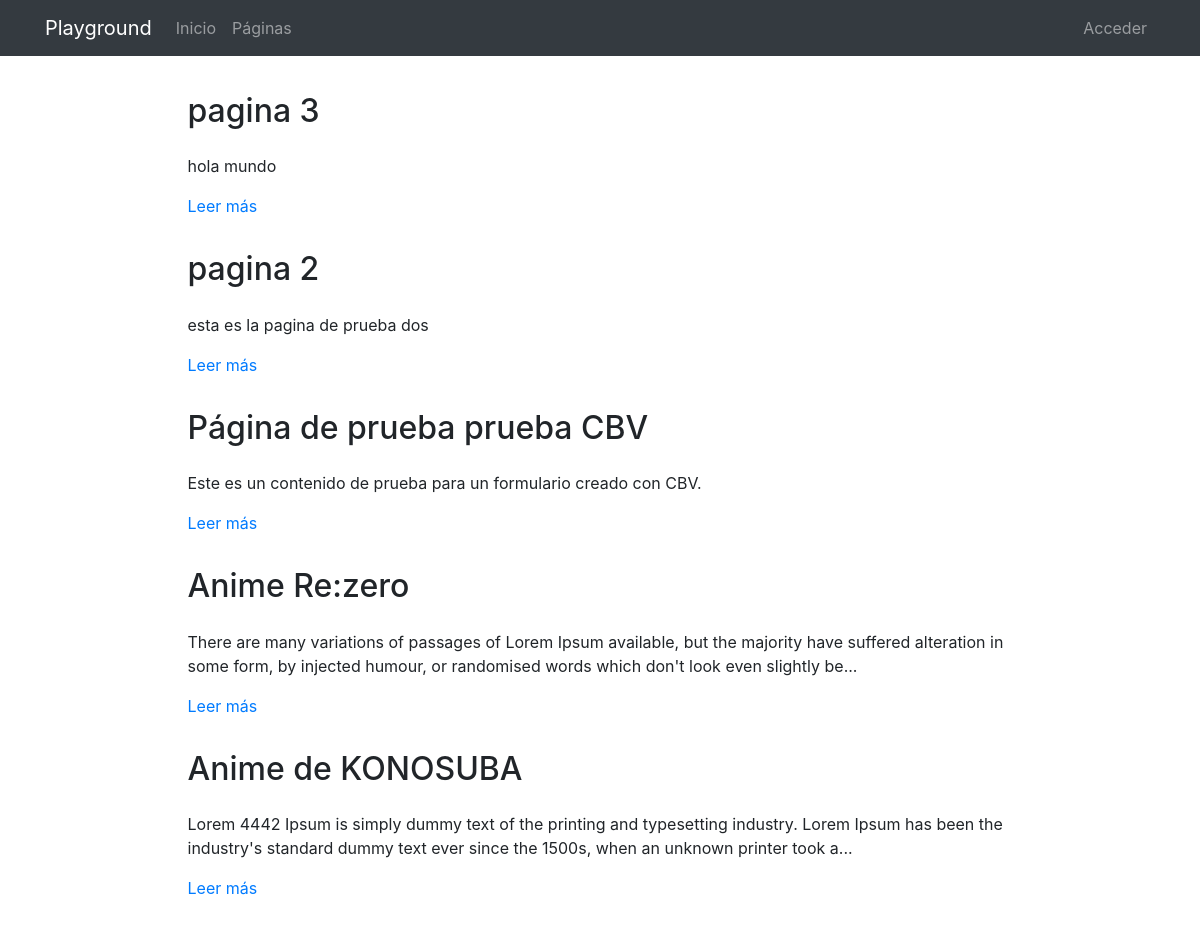
The app's page /pages/, older data.
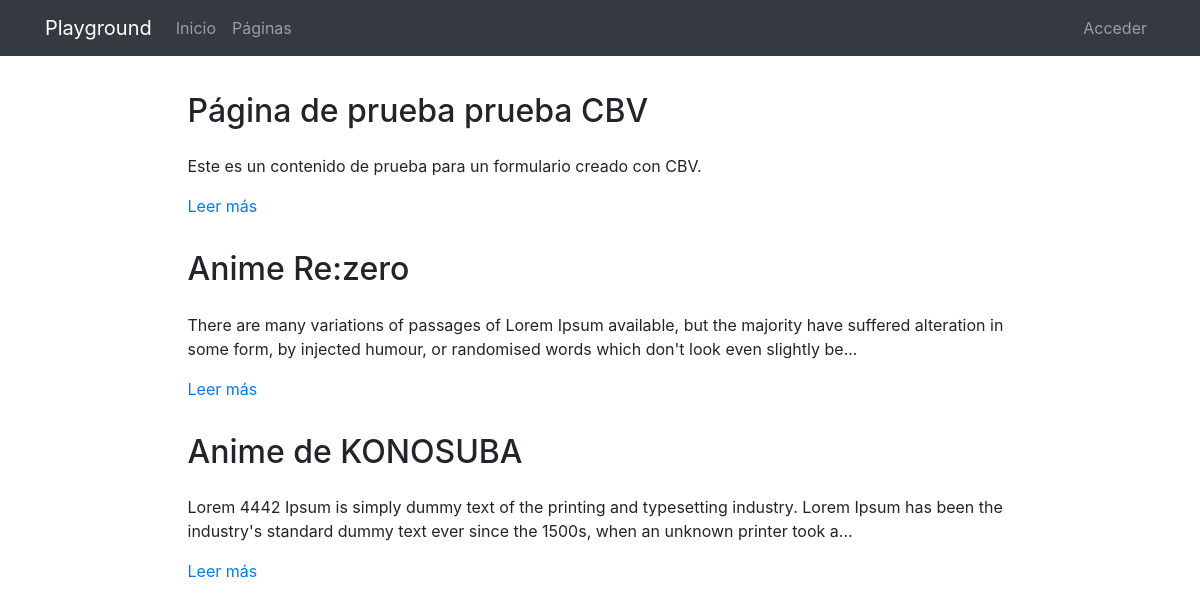
The same page, newer data.
### pages/models.py (models this page shows, shortened)
class Page(models.Model):
    title = models.CharField(verbose_name="Título", max_length=200)
    content = RichTextField(verbose_name="Contenido")
    order = models.SmallIntegerField(verbose_name="Orden", default=0)
    created = models.DateTimeField(auto_now_add=True, verbose_name="Fecha de creación")
    updated = models.DateTimeField(auto_now=True, verbose_name="Fecha de edición")
    class Meta:
        verbose_name = "página"
        verbose_name_plural = "páginas"
        ordering = ['order', 'title']

### pages/views.py (the view)
# urls.py: path('', PageListView.as_view(), name='pages'),
class PageListView(ListView):
    model = Page

### pages/templates/pages/page_list.html (shortened to what this page needs)
{% extends 'core/base.html' %}
{% load static %}
{% block content %}
{% include 'pages/includes/pages_menu.html' %}
<main role="main">
  <div class="container mb-4">
    {% for page in page_list|dictsort:"id" reversed %}
      <div class="row mt-3">
        <div class="col-md-9 mx-auto">
          <h2 class="mb-4">{{page.title}}</h2>
          <div>
            <p>{{page.content|striptags|safe|truncatechars:"200"}}</p>
            <p><a href="{% url 'pages:page' page.id page.title|slugify %}">Leer más</a>
            </p>
          </div>
        </div>
      </div>
    {% endfor %}
  </div>
</main>
{% endblock %}

Row changes from the older to the newer data that the page shows:
removed Page: title "pagina 3", content "hola mundo"
removed Page: title "pagina 2", content "esta es la pagina de prueba dos"
